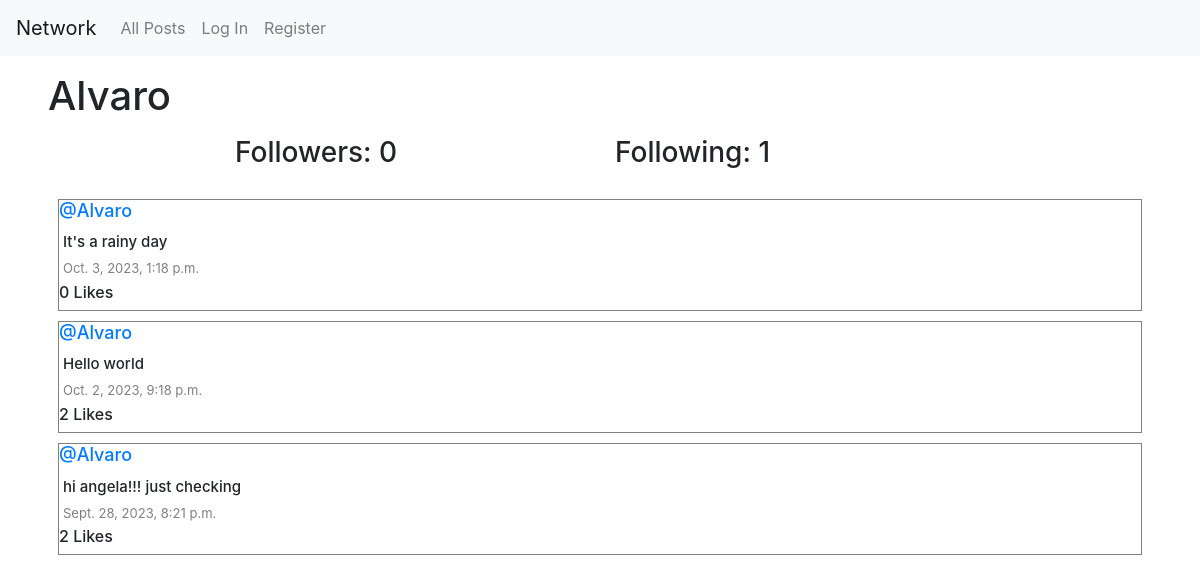
Screenshot of /profile_page/2 with the database file from the repository.
### network/models.py (models this page shows, shortened)
class User(AbstractUser):
    pass

class Post(models.Model):
    contenido = models.CharField(max_length=140)
    usuario = models.ForeignKey(User, on_delete=models.CASCADE, related_name="autor")
    date = models.DateTimeField(auto_now_add=True)
    likes = models.IntegerField(default=0)

### network/views.py (the view)
# urls.py: path("profile_page/<int:user_id>", views.profile_page, name="profile_page"),
def profile_page(request, user_id):
    user = User.objects.get(pk=user_id)
    allPosts = Post.objects.filter(usuario=user).order_by("id").reverse()
    following = Following.objects.filter(user=user)
    followers = Following.objects.filter(followed=user)
    try:
        checkFollowing = followers.filter(user=User.objects.get(pk=request.user.id))
        if len(checkFollowing) != 0:
            already_following = True
        else:
            already_following = False
    except:
        already_following = False
    paginator = Paginator(allPosts, 10)
    getPageNumber = request.GET.get('page')
    posts_on_page = paginator.get_page(getPageNumber)
    likes = Like.objects.all()
    yourLike = []
    try:
        for like in likes:
            if like.user.id == request.user.id:
                yourLike.append(like.post.id)
    except:
        yourLike = []
    return render(request, "network/profile_page.html", {
        "allPosts": allPosts,
        "posts_on_page": posts_on_page,
        "username": user.username,
        "following": following,
        "followers": followers,
        "already_following": already_following,
        "user_profilepage": user,
        "yourLike": yourLike
    })

### network/templates/network/profile_page.html (shortened to what this page needs)
{% extends "network/layout.html" %}
{% block body %}
    <h1 class="my-3 mx-5">{{ username }}</h1>
    <div class="container">
        <div class="row d-flex justify-content-center">
            <h3 class="col-4">Followers: {{ followers.count }}</h3>
            <h3 class="col-4">Following: {{ following.count }}</h3>
        </div>
    </div>
    <div class="posts my-3 mx-5">
        {% for post in posts_on_page %}
            <div class="row info-post">
                <h6 class="username"><a href="{% url 'profile_page' user_id=post.usuario.id %}">@{{ post.usuario }}</a></h6>
                <h6 class="content my-1 mx-1" id="contenido-{{ post.id }}">{{ post.contenido }}</h6>
                <p class="date my-1 mx-1">{{ post.date }}</p>
                <span id="like-count-{{ post.id }}"><strong><h6>{{ post.likes }} Likes</h6></strong></span>
            </div>
        {% endfor %}
    </div>
{% endblock %}

### network/static/network/styles.css (style rules this page uses)
.posts { display: flex; justify-content: flex-start; flex-direction: column; margin: 20px; }
.info-post { border: 0.1px solid grey; display: flex; justify-content: center; flex-direction: column; box-sizing: border-box; margin: 5px 10px; }
.content { font-size: 15px; }
.username { font-size: 18px; }
.date { color: gray; font-size: 13px; }

### rows the page displays
User: username "Alvaro"
Post: usuario "Alvaro", contenido "It's a rainy day", date "Oct. 3, 2023, 1:18 p.m.", likes "0"
Post: usuario "Alvaro", contenido "Hello world", date "Oct. 2, 2023, 9:18 p.m.", likes "2"
Post: usuario "Alvaro", contenido "hi angela!!! just checking", date "Sept. 28, 2023, 8:21 p.m.", likes "2"

### other values shown
{{ followers.count }} "0"
{{ following.count }} "1"
